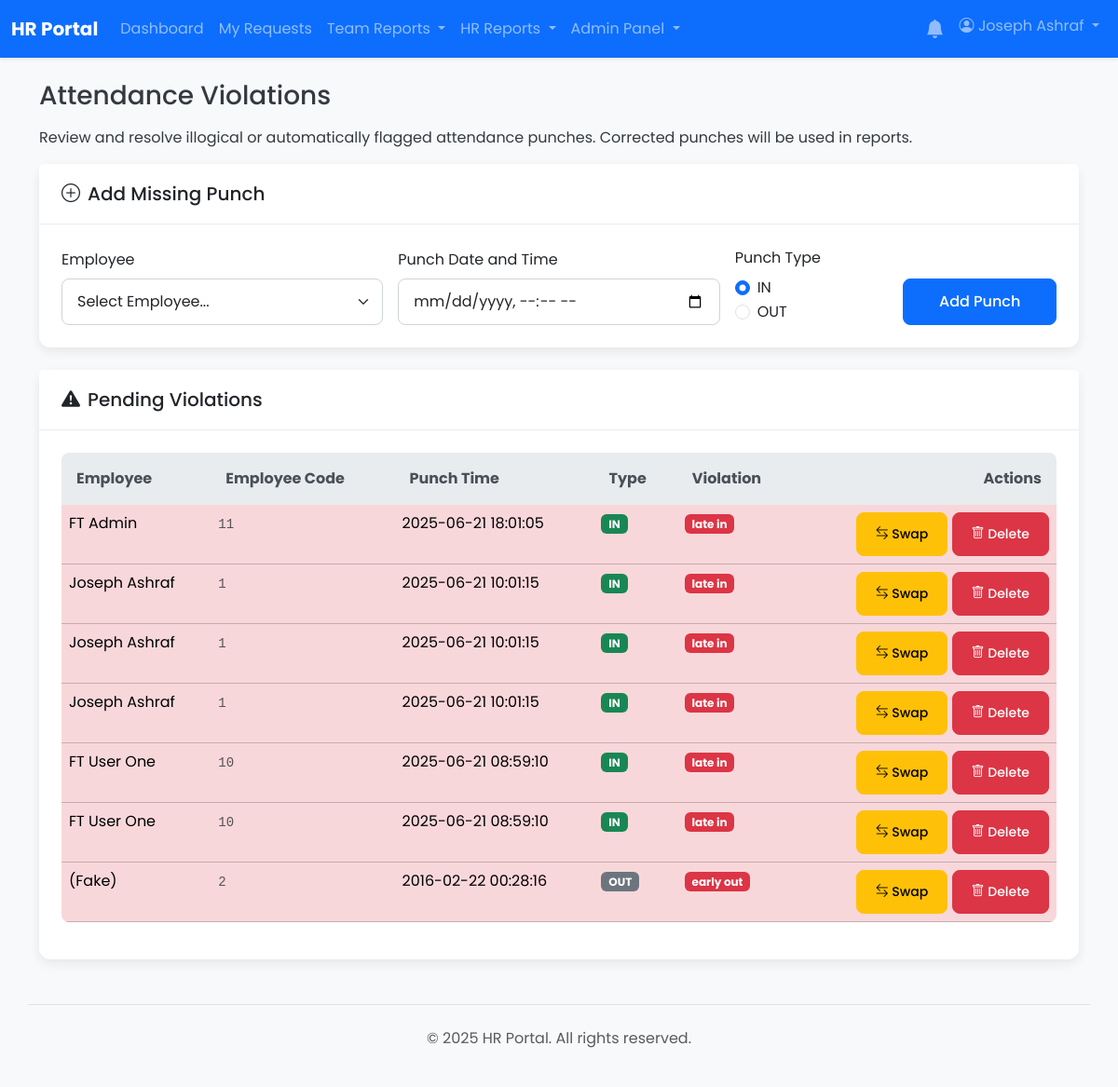
Page /admin/attendance_violations.php (signed in) on the earlier database version.
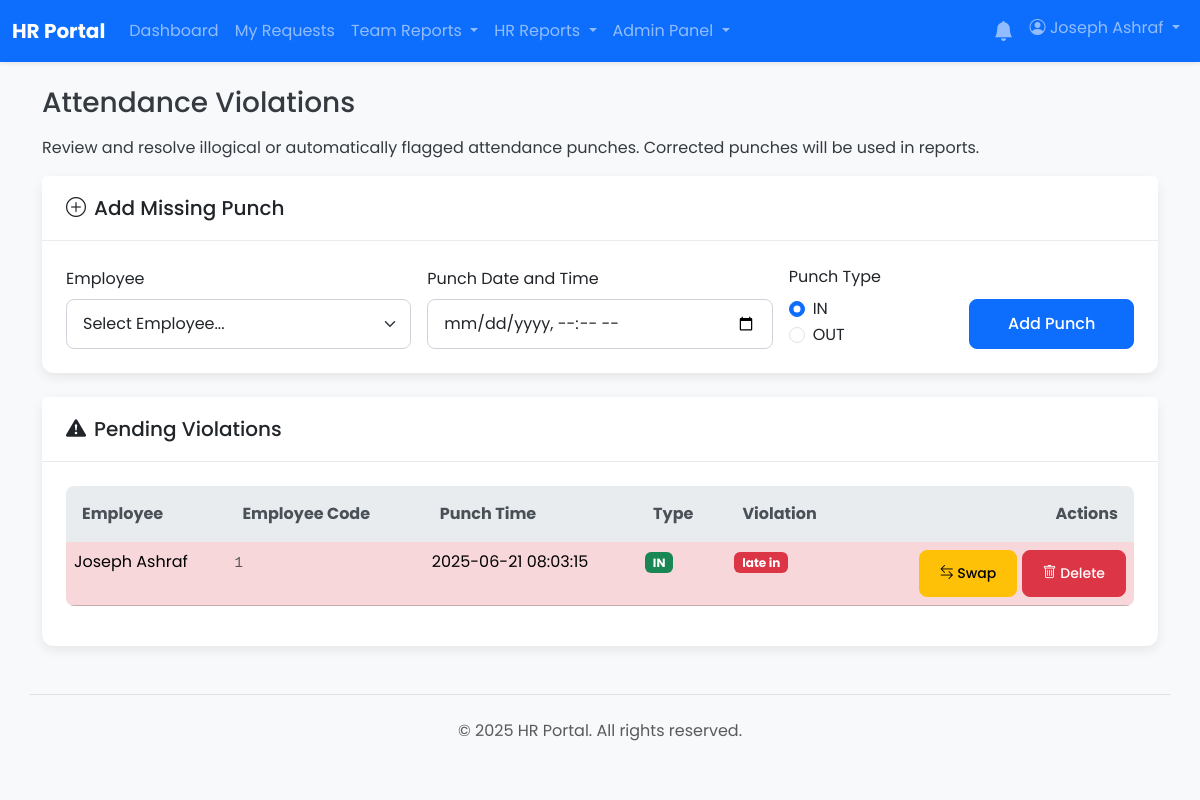
Same page on the later database version.
### tables this page shows
CREATE TABLE `attendance_logs` (
  `id` bigint(20) NOT NULL,
  `device_id` int(11) DEFAULT NULL COMMENT 'Foreign key to devices. NULL for manual entry.',
  `employee_code` varchar(50) NOT NULL COMMENT 'The User ID from the machine',
  `punch_time` datetime NOT NULL COMMENT 'The exact date and time of the punch',
  `expected_in` time DEFAULT NULL,
  `expected_out` time DEFAULT NULL,
  `punch_state` int(11) NOT NULL COMMENT 'Standardized code: 0=Check-In, 1=Check-Out',
  `status` enum('unprocessed','corrected','error') NOT NULL DEFAULT 'unprocessed' COMMENT 'Processing status of the log entry',
  `violation_type` varchar(50) DEFAULT NULL COMMENT 'Type of violation, e.g., double_punch',
  `notes` text DEFAULT NULL COMMENT 'Notes for manual corrections or actions',
  `created_at` timestamp NOT NULL DEFAULT current_timestamp()
);

CREATE TABLE `users` (
  `id` int(11) NOT NULL,
  `employee_code` varchar(50) DEFAULT NULL,
  `full_name` varchar(255) NOT NULL,
  `email` varchar(255) NOT NULL,
  `password` varchar(255) NOT NULL,
  `role` enum('user','manager','hr','hr_manager','admin') NOT NULL DEFAULT 'user',
  `shift_id` int(11) DEFAULT NULL,
  `department_id` int(11) DEFAULT NULL,
  `direct_manager_id` int(11) DEFAULT NULL,
  `is_active` tinyint(1) NOT NULL DEFAULT 1,
  `must_change_password` tinyint(1) NOT NULL DEFAULT 0,
  `created_at` timestamp NOT NULL DEFAULT current_timestamp(),
  `updated_at` timestamp NOT NULL DEFAULT current_timestamp() ON UPDATE current_timestamp(),
  `manager_id` int(11) DEFAULT NULL
);

### admin/attendance_violations.php (the view, shortened to what this page needs)
<?php
require_once __DIR__ . '/../app/bootstrap.php';
$page_title = "Attendance Violations";
$stmt = $pdo->query(
    "SELECT al.*, u.full_name, u.employee_code -- ADDED u.employee_code
     FROM attendance_logs al
     JOIN users u ON al.employee_code = u.employee_code
     WHERE al.status = 'error'
     ORDER BY al.punch_time DESC"
);
$violations = $stmt->fetchAll();
include __DIR__ . '/../app/templates/header.php';
?>
<div class="d-flex justify-content-between align-items-center mb-3">
    <h1 class="h3 mb-0"><?php echo htmlspecialchars($page_title); ?></h1>
</div>
<p>Review and resolve illogical or automatically flagged attendance punches. Corrected punches will be used in reports.</p>
<div class="card mb-4">
    <div class="card-header"><h5 class="card-title mb-0"><i class="bi bi-plus-circle me-2"></i>Add Missing Punch</h5></div>
    <div class="card-body">
        <form action="attendance_violations.php" method="POST" class="row g-3 align-items-end">
            <div class="col-md-4">
                <label for="user_id" class="form-label">Employee</label>
                <select name="user_id" id="user_id" class="form-select" required>
                    <option value="">Select Employee...</option>
                </select>
            </div>
            <div class="col-md-4">
                <label for="punch_time" class="form-label">Punch Date and Time</label>
                <input type="datetime-local" name="punch_time" id="punch_time" class="form-control" required>
            </div>
            <div class="col-md-2">
                 <label class="form-label">Punch Type</label>
                 <div class="form-check">
                    <input class="form-check-input" type="radio" name="punch_state" id="punch_in" value="0" checked>
                    <label class="form-check-label" for="punch_in">IN</label>
                </div>
                <div class="form-check">
                    <input class="form-check-input" type="radio" name="punch_state" id="punch_out" value="1">
                    <label class="form-check-label" for="punch_out">OUT</label>
                </div>
            </div>
            <div class="col-md-2">
                <button type="submit" class="btn btn-primary w-100">Add Punch</button>
            </div>
        </form>
    </div>
</div>
<div class="card">
    <div class="card-header"><h5 class="card-title mb-0"><i class="bi bi-exclamation-triangle-fill me-2"></i>Pending Violations</h5></div>
    <div class="card-body">
        <div class="table-responsive">
            <table class="table table-hover">
                <thead><tr><th>Employee</th><th>Employee Code</th><th>Punch Time</th><th>Type</th><th>Violation</th><th class="text-end">Actions</th></tr></thead> <tbody>
                    <?php foreach ($violations as $v): ?>
                        <tr class="table-danger">
                            <td><?= htmlspecialchars($v['full_name']) ?></td>
                            <td><code class="text-muted"><?= htmlspecialchars($v['employee_code']) ?></code></td> <td><?= htmlspecialchars((new DateTime($v['punch_time']))->format('Y-m-d H:i:s')) ?></td>
                            <td><span class="badge bg-<?= $v['punch_state'] == 0 ? 'success' : 'secondary' ?>"><?= $v['punch_state'] == 0 ? 'IN' : 'OUT' ?></span></td>
                            <td><span class="badge bg-danger"><?= htmlspecialchars(str_replace('_', ' ', $v['violation_type'])) ?></span></td>
                            <td class="text-end">
                                <form action="attendance_violations.php" method="POST" class="d-inline" onsubmit="return confirm('Are you sure you want to swap the state for this punch?');">
                                    <button type="submit" class="btn btn-sm btn-warning" title="Swap IN/OUT State"><i class="bi bi-arrow-left-right"></i> Swap</button>
                                </form>
                                <form action="attendance_violations.php" method="POST" class="d-inline" onsubmit="return confirm('Are you sure you want to permanently delete this punch record?');">
                                    <button type="submit" class="btn btn-sm btn-danger" title="Delete Punch"><i class="bi bi-trash"></i> Delete</button>
                                </form>
                            </td>
                        </tr>
                    <?php endforeach; ?>
                </tbody>
            </table>
        </div>
    </div>
</div>
<?php include __DIR__ . '/../app/templates/footer.php'; ?>

Differences in the rows shown:
removed attendance_logs: employee_code.full_name "FT Admin", employee_code.employee_code "11", punch_time "2025-06-21 18:01:05", punch_state "IN", violation_type "late in"
no longer on this page (row edited): attendance_logs: employee_code.full_name "Joseph Ashraf", employee_code.employee_code "1", punch_time "2025-06-21 10:01:15", punch_state "IN", violation_type "late in"
removed attendance_logs: employee_code.full_name "Joseph Ashraf", employee_code.employee_code "1", punch_time "2025-06-21 10:01:15", punch_state "IN", violation_type "late in"
removed attendance_logs: employee_code.full_name "FT User One", employee_code.employee_code "10", punch_time "2025-06-21 08:59:10", punch_state "IN", violation_type "late in"
removed attendance_logs: employee_code.full_name "FT User One", employee_code.employee_code "10", punch_time "2025-06-21 08:59:10", punch_state "IN", violation_type "late in"
removed attendance_logs: users.full_name "(Fake)", users.employee_code "2", punch_time "2016-02-22 00:28:16", punch_state "OUT", violation_type "early out"
changed attendance_logs "late in": punch_time "2025-06-21 10:01:15" → "2025-06-21 08:03:15"
